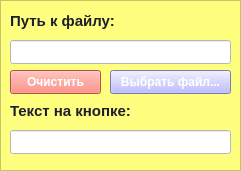
   <widget class="QFrame" name="frame_5">
    <property name="geometry">
     <rect>
      <x>260</x>
      <y>190</y>
      <width>241</width>
      <height>171</height>
     </rect>
    </property>
    <property name="styleSheet">
     <string notr="true">background-color: rgb(255, 255, 127);</string>
    </property>
    <property name="frameShape">
     <enum>QFrame::Shape::StyledPanel</enum>
    </property>
    <property name="frameShadow">
     <enum>QFrame::Shadow::Raised</enum>
    </property>
    <widget class="QLabel" name="label_15">
     <property name="geometry">
      <rect>
       <x>10</x>
       <y>10</y>
       <width>151</width>
       <height>21</height>
      </rect>
     </property>
     <property name="font">
      <font>
       <family>Yu Gothic UI</family>
       <pointsize>11</pointsize>
       <bold>true</bold>
      </font>
     </property>
     <property name="styleSheet">
      <string notr="true">color: rgb(29, 29, 43);
background-color: rgba(255, 255, 255, 0);
border: none;</string>
     </property>
     <property name="text">
      <string>Путь к файлу:</string>
     </property>
    </widget>
    <widget class="QLineEdit" name="lineEditFile_5">
     <property name="geometry">
      <rect>
       <x>10</x>
       <y>40</y>
       <width>221</width>
       <height>24</height>
      </rect>
     </property>
     <property name="font">
      <font>
       <family>Yu Gothic UI</family>
       <pointsize>10</pointsize>
      </font>
     </property>
     <property name="styleSheet">
      <string notr="true">background-color: rgb(255, 255, 255);
color: rgb(38, 38, 38);</string>
     </property>
     <property name="readOnly">
      <bool>true</bool>
     </property>
    </widget>
    <widget class="QPushButton" name="BrowseButton_5">
     <property name="geometry">
      <rect>
       <x>110</x>
       <y>70</y>
       <width>121</width>
       <height>24</height>
      </rect>
     </property>
     <property name="font">
      <font>
       <family>Yu Gothic UI</family>
       <pointsize>9</pointsize>
       <bold>true</bold>
      </font>
     </property>
     <property name="styleSheet">
      <string notr="true">QPushButton {
   background-color: rgb(170, 170, 255);
  
	color: rgb(255, 255, 255);
   qproperty-wordWrap: true;
}
QPushButton:hover {
   background-color: rgb(150, 150, 235);
}
QPushButton:pressed {
   background-color: rgb(130, 130, 215);
}</string>
     </property>
     <property name="text">
      <string>Выбрать файл...</string>
     </property>
    </widget>
    <widget class="QLabel" name="label_16">
     <property name="geometry">
      <rect>
       <x>10</x>
       <y>100</y>
       <width>151</width>
       <height>21</height>
      </rect>
     </property>
     <property name="font">
      <font>
       <family>Yu Gothic UI</family>
       <pointsize>11</pointsize>
       <bold>true</bold>
      </font>
     </property>
     <property name="styleSheet">
      <string notr="true">color: rgb(29, 29, 43);
background-color: rgba(255, 255, 255, 0);
border: none;</string>
     </property>
     <property name="text">
      <string>Текст на кнопке:</string>
     </property>
    </widget>
    <widget class="QLineEdit" name="lineEditText_5">
     <property name="geometry">
      <rect>
       <x>10</x>
       <y>130</y>
       <width>221</width>
       <height>24</height>
      </rect>
     </property>
     <property name="font">
      <font>
       <family>Yu Gothic UI</family>
       <pointsize>10</pointsize>
      </font>
     </property>
     <property name="styleSheet">
      <string notr="true">background-color: rgb(255, 255, 255);
color: rgb(38, 38, 38);</string>
     </property>
     <property name="maxLength">
      <number>50</number>
     </property>
    </widget>
    <widget class="QPushButton" name="CleanButton_5">
     <property name="geometry">
      <rect>
       <x>10</x>
       <y>70</y>
       <width>91</width>
       <height>24</height>
      </rect>
     </property>
     <property name="font">
      <font>
       <family>Yu Gothic UI</family>
       <pointsize>9</pointsize>
       <bold>true</bold>
      </font>
     </property>
     <property name="styleSheet">
      <string notr="true">QPushButton {
   background-color: rgb(255, 112, 99);
	color: rgb(255, 255, 255);
   qproperty-wordWrap: true;
}
QPushButton:hover {
	background-color: rgb(190, 94, 83);
}
QPushButton:pressed {
	background-color: rgb(170, 84, 74);
}</string>
     </property>
     <property name="text">
      <string>Очистить</string>
     </property>
    </widget>
   </widget>
